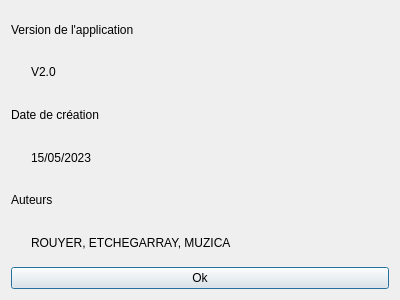
<?xml version="1.0" encoding="UTF-8"?>
<ui version="4.0">
 <class>Dialog</class>
 <widget class="QDialog" name="Dialog">
  <property name="geometry">
   <rect>
    <x>0</x>
    <y>0</y>
    <width>400</width>
    <height>300</height>
   </rect>
  </property>
  <property name="windowTitle">
   <string>Dialog</string>
  </property>
  <layout class="QVBoxLayout" name="verticalLayout_2">
   <item>
    <layout class="QVBoxLayout" name="verticalLayout">
     <item>
      <widget class="QLabel" name="labelVersionApp">
       <property name="text">
        <string>Version de l'application</string>
       </property>
      </widget>
     </item>
     <item>
      <layout class="QHBoxLayout" name="horizontalLayout">
       <item>
        <spacer name="horizontalSpacer">
         <property name="orientation">
          <enum>Qt::Horizontal</enum>
         </property>
         <property name="sizeType">
          <enum>QSizePolicy::Fixed</enum>
         </property>
         <property name="sizeHint" stdset="0">
          <size>
           <width>20</width>
           <height>20</height>
          </size>
         </property>
        </spacer>
       </item>
       <item>
        <widget class="QLabel" name="labelValeurVersionApp">
         <property name="text">
          <string>V2.0</string>
         </property>
        </widget>
       </item>
      </layout>
     </item>
     <item>
      <widget class="QLabel" name="labelDateCreation">
       <property name="text">
        <string>Date de création</string>
       </property>
      </widget>
     </item>
     <item>
      <layout class="QHBoxLayout" name="horizontalLayout_2">
       <item>
        <spacer name="horizontalSpacer_2">
         <property name="orientation">
          <enum>Qt::Horizontal</enum>
         </property>
         <property name="sizeType">
          <enum>QSizePolicy::Fixed</enum>
         </property>
         <property name="sizeHint" stdset="0">
          <size>
           <width>20</width>
           <height>20</height>
          </size>
         </property>
        </spacer>
       </item>
       <item>
        <widget class="QLabel" name="labelValeurDateCreation">
         <property name="text">
          <string>15/05/2023</string>
         </property>
        </widget>
       </item>
      </layout>
     </item>
     <item>
      <widget class="QLabel" name="labelAuteurs">
       <property name="text">
        <string>Auteurs</string>
       </property>
      </widget>
     </item>
     <item>
      <layout class="QHBoxLayout" name="horizontalLayout_3">
       <item>
        <spacer name="horizontalSpacer_3">
         <property name="orientation">
          <enum>Qt::Horizontal</enum>
         </property>
         <property name="sizeType">
          <enum>QSizePolicy::Fixed</enum>
         </property>
         <property name="sizeHint" stdset="0">
          <size>
           <width>20</width>
           <height>20</height>
          </size>
         </property>
        </spacer>
       </item>
       <item>
        <widget class="QLabel" name="labelValeurAuteurs">
         <property name="text">
          <string>ROUYER, ETCHEGARRAY, MUZICA</string>
         </property>
        </widget>
       </item>
      </layout>
     </item>
    </layout>
   </item>
   <item>
    <widget class="QPushButton" name="btnDialogOk">
     <property name="text">
      <string>Ok</string>
     </property>
    </widget>
   </item>
  </layout>
 </widget>
 <resources/>
 <connections/>
</ui>
